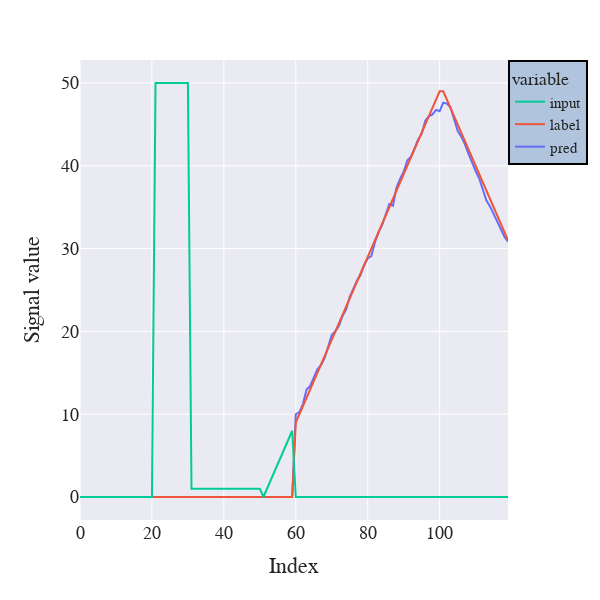

The code cell stored with this chart in its notebook:
### Code cell
plot_df ={'prediction_index': np.arange(int(pred_horizon*2)),
          'pred': np.hstack((np.zeros(pred_horizon),output[-pred_horizon:])),
          'input': np.hstack((label_test[:pred_horizon], np.zeros(pred_horizon))),
          'label': np.hstack((np.zeros(pred_horizon), label_test[-pred_horizon:])),
          'error': output-label_test}

fig = px.line(plot_df, x='prediction_index', y=['pred','label', 'input'], width=600, height=600)
fig.update_layout(
    legend=dict(
        x=1,
        y=1,
        traceorder="reversed",
        font=dict(
            size=15,
        ),
        bgcolor="LightSteelBlue",
        bordercolor="Black",
        borderwidth=2
    )
)
fig.update_layout(
    autosize=False,
    width=600,
    height=600,
    yaxis=dict(
        title_text="Signal value",
    ),
    xaxis=dict(title_text="Index"),
    font=dict(
    family="Times new Roman",
    size=18),
    template='seaborn'
)
fig.show()

### Figure 1 — Plotly figure (JSON) as saved in the notebook; plotly's stock layout.template omitted (floating-point values rounded to 4 significant figures)
{"data": [{"hovertemplate": "variable=pred<br>prediction_index=%{x}<br>value=%{y}<extra></extra>", "legendgroup": "pred", "line": {"color": "#636efa", "dash": "solid"}, "marker": {"symbol": "circle"}, "mode": "lines", "name": "pred", "orientation": "v", "showlegend": true, "type": "scatter", "x": [0, 1, 2, 3, 4, 5, 6, 7, 8, 9, 10, 11, 12, 13, 14, 15, 16, 17, 18, 19, 20, 21, 22, 23, 24, 25, 26, 27, 28, 29, 30, 31, 32, 33, 34, 35, 36, 37, 38, 39, 40, 41, 42, 43, 44, 45, 46, 47, 48, 49, 50, 51, 52, 53, 54, 55, 56, 57, 58, 59, 60, 61, 62, 63, 64, 65, 66, 67, 68, 69, 70, 71, 72, 73, 74, 75, 76, 77, 78, 79, 80, 81, 82, 83, 84, 85, 86, 87, 88, 89, 90, 91, 92, 93, 94, 95, 96, 97, 98, 99, 100, 101, 102, 103, 104, 105, 106, 107, 108, 109, 110, 111, 112, 113, 114, 115, 116, 117, 118, 119], "xaxis": "x", "y": [0, 0, 0, 0, 0, 0, 0, 0, 0, 0, 0, 0, 0, 0, 0, 0, 0, 0, 0, 0, 0, 0, 0, 0, 0, 0, 0, 0, 0, 0, 0, 0, 0, 0, 0, 0, 0, 0, 0, 0, 0, 0, 0, 0, 0, 0, 0, 0, 0, 0, 0, 0, 0, 0, 0, 0, 0, 0, 0, 0, 9.996, 10.25, 11.26, 12.99, 13.42, 14.51, 15.42, 15.91, 16.76, 18.14, 19.56, 20.03, 20.69, 21.85, 22.65, 24.18, 25.18, 26.11, 26.82, 28.03, 28.8, 29.08, 30.73, 31.97, 32.84, 34.0, 35.37, 35.18, 37.37, 38.43, 39.28, 40.64, 41.12, 42.06, 43.18, 43.86, 45.45, 45.98, 46.21, 46.75, 46.59, 47.62, 47.51, 47.07, 45.65, 44.23, 43.52, 42.62, 41.48, 40.36, 39.37, 38.46, 37.27, 35.8, 35.09, 34.15, 33.2, 32.3, 31.44, 30.85], "yaxis": "y"}, {"hovertemplate": "variable=label<br>prediction_index=%{x}<br>value=%{y}<extra></extra>", "legendgroup": "label", "line": {"color": "#EF553B", "dash": "solid"}, "marker": {"symbol": "circle"}, "mode": "lines", "name": "label", "orientation": "v", "showlegend": true, "type": "scatter", "x": [0, 1, 2, 3, 4, 5, 6, 7, 8, 9, 10, 11, 12, 13, 14, 15, 16, 17, 18, 19, 20, 21, 22, 23, 24, 25, 26, 27, 28, 29, 30, 31, 32, 33, 34, 35, 36, 37, 38, 39, 40, 41, 42, 43, 44, 45, 46, 47, 48, 49, 50, 51, 52, 53, 54, 55, 56, 57, 58, 59, 60, 61, 62, 63, 64, 65, 66, 67, 68, 69, 70, 71, 72, 73, 74, 75, 76, 77, 78, 79, 80, 81, 82, 83, 84, 85, 86, 87, 88, 89, 90, 91, 92, 93, 94, 95, 96, 97, 98, 99, 100, 101, 102, 103, 104, 105, 106, 107, 108, 109, 110, 111, 112, 113, 114, 115, 116, 117, 118, 119], "xaxis": "x", "y": [0, 0, 0, 0, 0, 0, 0, 0, 0, 0, 0, 0, 0, 0, 0, 0, 0, 0, 0, 0, 0, 0, 0, 0, 0, 0, 0, 0, 0, 0, 0, 0, 0, 0, 0, 0, 0, 0, 0, 0, 0, 0, 0, 0, 0, 0, 0, 0, 0, 0, 0, 0, 0, 0, 0, 0, 0, 0, 0, 0, 9, 10, 11, 12, 13, 14.0, 15, 16, 17, 18, 19, 20, 21, 22, 23, 24, 25, 26, 27, 28.0, 29.0, 30, 31, 32, 33, 34, 35, 36, 37, 38, 39, 40, 41, 42, 43, 44, 45, 46, 47, 48, 49, 49, 48, 47, 46, 45, 44, 43, 42, 41, 40, 39, 38, 37, 36, 35, 34, 33, 32, 31], "yaxis": "y"}, {"hovertemplate": "variable=input<br>prediction_index=%{x}<br>value=%{y}<extra></extra>", "legendgroup": "input", "line": {"color": "#00cc96", "dash": "solid"}, "marker": {"symbol": "circle"}, "mode": "lines", "name": "input", "orientation": "v", "showlegend": true, "type": "scatter", "x": [0, 1, 2, 3, 4, 5, 6, 7, 8, 9, 10, 11, 12, 13, 14, 15, 16, 17, 18, 19, 20, 21, 22, 23, 24, 25, 26, 27, 28, 29, 30, 31, 32, 33, 34, 35, 36, 37, 38, 39, 40, 41, 42, 43, 44, 45, 46, 47, 48, 49, 50, 51, 52, 53, 54, 55, 56, 57, 58, 59, 60, 61, 62, 63, 64, 65, 66, 67, 68, 69, 70, 71, 72, 73, 74, 75, 76, 77, 78, 79, 80, 81, 82, 83, 84, 85, 86, 87, 88, 89, 90, 91, 92, 93, 94, 95, 96, 97, 98, 99, 100, 101, 102, 103, 104, 105, 106, 107, 108, 109, 110, 111, 112, 113, 114, 115, 116, 117, 118, 119], "xaxis": "x", "y": [0, 0, 0, 0, 0, 0, 0, 0, 0, 0, 0, 0, 0, 0, 0, 0, 0, 0, 0, 0, 0, 50, 50, 50, 50, 50, 50, 50, 50, 50, 50, 1, 1, 1, 1, 1, 1, 1, 1, 1, 1, 1, 1, 1, 1, 1, 1, 1, 1, 1, 1, 0, 1, 2, 3, 4, 5, 6, 7.0, 8, 0, 0, 0, 0, 0, 0, 0, 0, 0, 0, 0, 0, 0, 0, 0, 0, 0, 0, 0, 0, 0, 0, 0, 0, 0, 0, 0, 0, 0, 0, 0, 0, 0, 0, 0, 0, 0, 0, 0, 0, 0, 0, 0, 0, 0, 0, 0, 0, 0, 0, 0, 0, 0, 0, 0, 0, 0, 0, 0, 0], "yaxis": "y"}], "layout": {"autosize": false, "font": {"family": "Times new Roman", "size": 18}, "height": 600, "legend": {"bgcolor": "LightSteelBlue", "bordercolor": "Black", "borderwidth": 2, "font": {"size": 15}, "title": {"text": "variable"}, "tracegroupgap": 0, "traceorder": "reversed", "x": 1, "y": 1}, "margin": {"t": 60}, "width": 600, "xaxis": {"anchor": "y", "domain": [0, 1], "title": {"text": "Index"}}, "yaxis": {"anchor": "x", "domain": [0, 1], "title": {"text": "Signal value"}}}}
